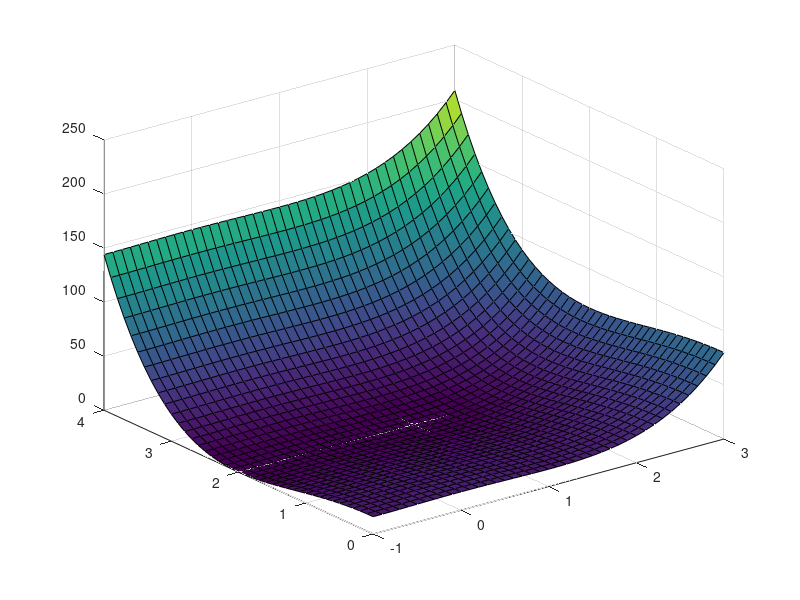

Write the MATLAB code that produced this figure.
close all
clear

x0 = 1; y0 = 2;
[x,y] = meshgrid((-2:.1:2)+x0,(-2:.1:2)+y0);
z = (x.^2-x0^2*ones(size(x))).^2+(y.^2-y0^2*ones(size(y))).^2;
surf(x,y,z);

% z is convex if [x^2,y^2]>=[x0^2,y0^2] 
% and [x^2,y^2] is convex component-wise